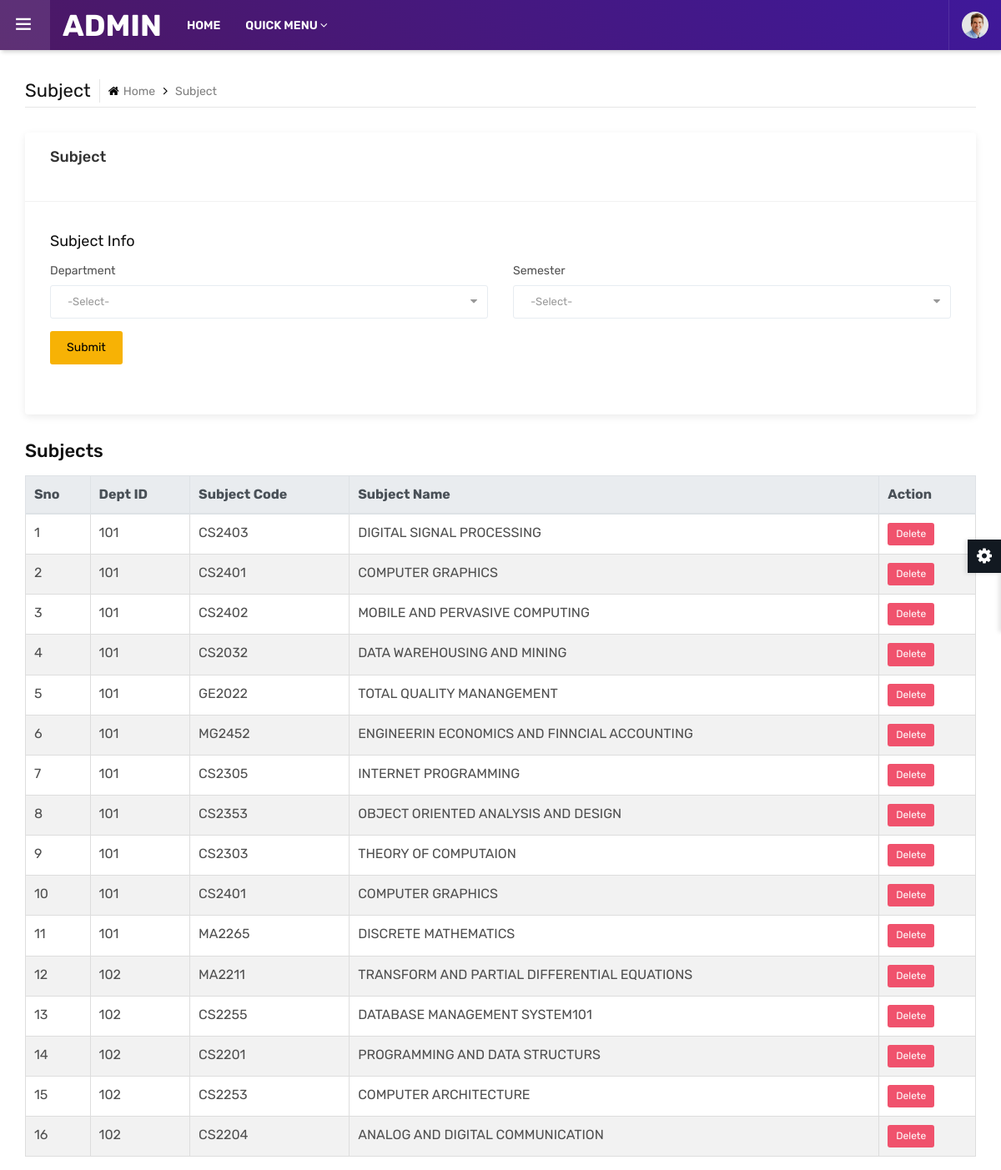
/admin/view_subject.php (signed in), run on the app's committed database.
### tables this page shows
CREATE TABLE `subject` (
  `id` int(11) NOT NULL,
  `deptid` varchar(20) NOT NULL,
  `level` varchar(20) NOT NULL,
  `degree` varchar(20) NOT NULL,
  `major` varchar(30) NOT NULL,
  `sem` int(11) NOT NULL,
  `subid` varchar(20) NOT NULL,
  `subject` varchar(50) NOT NULL
);

### admin/view_subject.php (the view, shortened to what this page needs)
<?php include("headlink.php");?>
<?php
extract($_POST);
if(isset($btnSubmit))
{
$view_qry1=mysql_query("select * from subject where deptid='$deptid' && sem='$sem'");
}
else
{
$view_qry1=mysql_query("select * from subject");
}
?>
<main class="ttr-wrapper">
		<div class="container-fluid">
			<div class="db-breadcrumb">
				<h4 class="breadcrumb-title">Subject</h4>
				<ul class="db-breadcrumb-list">
					<li><a href="#"><i class="fa fa-home"></i>Home</a></li>
					<li>Subject</li>
				</ul>
			</div>
			<div class="row">
				<div class="col-lg-12 m-b30">
					<div class="widget-box">
						<div class="wc-title">
							<h4>Subject</h4>
                            <br>
						</div>
                      	<div class="widget-inner">
							<form action="" method="post" class="edit-profile m-b30">
								<div class="row">
									<div class="col-12">
										<div class="ml-auto">
											<h3>Subject Info</h3>
										</div>
									</div>
                                    <div class="form-group col-6">
                                        <label class="col-form-label">Department</label>
                                        <div>
                                            <select name="deptid" id="" class="form-control" style="color: black;">
                                            <option value="">-Select-</option>
                                            </select>
                                        </div>
                                    </div>
                                    <div class="form-group col-6">
                                        <label class="col-form-label">Semester</label>
                                        <div>
                                            <select name="sem" id="" class="form-control" style="color: black;">
                                            <option value="0">-Select-</option>
                                            </select>
                                        </div>
                                    </div>
									<div class="col-12">
										<button type="submit" name="btnSubmit" class="btn">Submit</button>
									</div>
								</div>
						</div>
					</div>
				</div>
			</div>
		</div>
        <div class="container">
                    <h4>Subjects</h4>
            <form action="" method="post">
                <table class="table">
                <thead class="thead-light">
                    <tr>
                    <th>Sno</th>
                    <th>Dept ID</th>
                    <th>Subject Code</th>
                    <th>Subject Name</th>
                    <th>Action</th>
                    </tr>
                </thead>
                <tbody>
                <?php $i=0;
                while($row1=mysql_fetch_array($view_qry1))
                { $i++;
                ?>
                    <tr>
                    <td><?php echo $i; ?></td>
                    <td><?php echo $row1['deptid']; ?></td>
                    <td><?php echo $row1['subid']; ?></td>
                    <td><?php echo $row1['subject']; ?></td>
                    <td><a href="view_subject.php?act=del&id=<?php echo $row1['id']; ?>" class="btn button-sm red">Delete</a></td>
                    </tr>
                    <?php } ?>
                </tbody>
                </table>
                </form>
            </div>
	</main>
</body>
</html>

### admin/headlink.php (shortened to what this page needs)
<!DOCTYPE html>
<html lang="en">
<head>
	<link rel="stylesheet" type="text/css" href="assets/css/assets.css">
	<link rel="stylesheet" type="text/css" href="assets/vendors/calendar/fullcalendar.css">
	<link rel="stylesheet" type="text/css" href="assets/css/typography.css">
	<link rel="stylesheet" type="text/css" href="assets/css/shortcodes/shortcodes.css">
	<link rel="stylesheet" type="text/css" href="assets/css/style.css">
	<link rel="stylesheet" type="text/css" href="assets/css/dashboard.css">
	<link class="skin" rel="stylesheet" type="text/css" href="assets/css/color/color-1.css">
</head>
<body class="ttr-opened-sidebar ttr-pinned-sidebar">
	<header class="ttr-header">
		<div class="ttr-header-wrapper">
			<div class="ttr-toggle-sidebar ttr-material-button">
				<i class="ti-menu ttr-close-icon"></i>
			</div>
			<div class="ttr-logo-box">
				<div>
					<a href="index.php" class="ttr-logo">
						<h1 style="color:white">ADMIN</h1>
					</a>
				</div>
			</div>
			<div class="ttr-header-menu">
				<ul class="ttr-header-navigation">
					<li>
						<a href="index.php" class="ttr-material-button ttr-submenu-toggle">HOME</a>
					</li>
					<li>
						<a href="#" class="ttr-material-button ttr-submenu-toggle">QUICK MENU <i class="fa fa-angle-down"></i></a>
					</li>
				</ul>
			</div>
			<div class="ttr-header-right ttr-with-seperator">
				<ul class="ttr-header-navigation">
					<li>
						<a href="#" class="ttr-material-button ttr-submenu-toggle"><span class="ttr-user-avatar"><img alt="" src="assets/images/testimonials/pic3.jpg" width="32" height="32"></span></a>
					</li>
				</ul>
			</div>
		</div>
	</header>

### admin/assets/css/typography.css (style rules this page uses)
body { background-color: #fff; font-family: Rubik; font-size: 16px; font-weight: 400; color:#505050; padding: 0; margin: 0; overflow-x: hidden; -webkit-font-smoothing: antialiased; font-smoothing: antialiased; -moz-osx-font-smoothing: grayscale; scroll-behavior: smooth; }
a { color: #6f6f6f; outline: 0 none; text-decoration: none; }
img { border-style: none; height: auto; max-width: 100%; vertical-align: middle; }
section, article, aside, details, figcaption, figure, footer, header, hgroup, main, menu, nav, summary { display: block; }
table { background-color: transparent; width: 100%; }
table thead th { color: #333; }
table td { padding: 15px 10px; }
p, address, pre, hr, ul, ol, dl, dd, table { margin-bottom: 24px; }
h1, h2, h3, h4, h5, h6 { color: #111111; font-family: rubik; margin-top:0; }
h1 { font-size: 36px; line-height: 45px; margin-bottom: 25px; font-weight: 700; }
h3 { font-size: 28px; line-height: 35px; margin-bottom: 20px; font-weight: 700; }
h4 { font-size: 22px; line-height: 28px; margin-bottom: 15px; font-weight: 500; }
dl, ul, ol { list-style-position: outside; padding: 0; }
ul, ol { margin-bottom: 24px; }
ul li, ol li { padding: 0; }
.m-b30 { margin-bottom: 30px; }

### admin/assets/css/style.css (style rules this page uses)
.edit-profile h3 { font-size: 18px; font-weight: 400; margin: 0; }
.edit-profile .col-form-label { font-size:14px; font-weight: 400; }
.edit-profile { padding:30px; }
.edit-profile .form-group { margin-bottom: 15px; }

### admin/assets/css/color/color-1.css (style rules this page uses)
:root { --primary: #4c1864; --sc-primary: #4d0a91; }
.bg-primary,.btn,.comments-area .comment-form p input[type="submit"],.pagination > .active > a,.pagination > .active > span,.pagination > .active > a:hover,.pagination > .active > span:hover,.pagination > .active > a:focus,.pagination > .active > span:focus,.feature-filters .active > [class*="btn"],.list-num-count > li:before,.pagination-bx.primary .pagination > li > a, .pagination-bx.primary .pagination > li > span,button.back-to-top,.rev-btn { background-color: #4c1864; }
a,.text-primary,.primary li:before,.menu-links .nav > li.active > a,.menu-links .nav > li:hover > a,.menu-links .nav > li .mega-menu > li ul a:hover,.menu-links .nav > li .sub-menu li:hover > a,footer a:active,footer a:focus,footer a:hover,footer h1 a,footer h2 a,footer h3 a,footer h4 a,footer h5 a,footer h6 a,footer p a,.testimonial-1 .testimonial-position,.acod-head a:after,.acod-head a,.acod-head a:hover,.acod-head a.collapsed:hover,.ttr-tabs .nav-tabs > li > a i,h1 a:hover,h2 a:hover,h3 a:hover,h4 a:hover,h5 a:hover,h6 a:hover,.btn.outline,.btn-link:hover { color: #4c1864; }
.ttr-notify-header::after,.widget-bg1,.ttr-search-bar,.ttr-header,.ovpr-dark:after, .pricingtable-main,.account-head:after { background: #4c1864; background: -moz-linear-gradient(45deg, #4c1864 0%, #3f189a 100%); background: -webkit-linear-gradient(45deg, #4c1864 0%,#3f189a 100%); background: linear-gradient(45deg, #4c1864 0%,#3f189a 100%); filter: progid:DXImageTransform.Microsoft.gradient( startColorstr='#4c1864', endColorstr='#3f189a',GradientType=1 ); }
.course-info-list ul li a.active, .course-info-list ul li a:hover,.btn,.profile-tabnav .nav li a.active,button.back-to-top,.upcoming-event-carousel.owl-btn-1 .owl-prev, .upcoming-event-carousel.owl-btn-1 .owl-next,.courses-carousel .owl-nav .owl-next, .courses-carousel .owl-nav .owl-prev, .recent-news-carousel .owl-nav .owl-next, .recent-news-carousel .owl-nav .owl-prev, .testimonial-carousel .owl-nav .owl-next, .testimonial-carousel .owl-nav .owl-prev { background-color:#f7b205; color:#000; }

### admin/assets/css/shortcodes/button.css (style rules this page uses)
.btn { -moz-user-select: none; border: 1px solid rgba(0, 0, 0, 0); border-radius: 4px; display: inline-block; font-size: 16px; font-weight: 400; line-height: 1.25; padding: 8px 16px; text-align: center; transition: all 0.2s ease-in-out 0s; vertical-align: middle; white-space: nowrap; }
.btn, .btn-secondry { color: #fff; padding: 10px 20px; display: inline-block; font-size: 14px; outline: none; cursor: pointer; outline: none; border-width: 0; border-style: solid; border-color: transparent; line-height: 1.42857; border-radius: 3px; font-weight: 400; text-align:center; font-family: rubik; }
.btn { background-color: #EFBB20; }
.button-sm { padding: 5px 10px; font-size: 12px; }
.btn.red { background-color: #f0526d; color: #fff; }

### admin/assets/css/shortcodes/breadcrumb.css (style rules this page uses)
.table > tbody > tr > td, .table > tbody > tr > th, .table > tfoot > tr > td, .table > tfoot > tr > th, .table > thead > tr > td, .table > thead > tr > th { padding: 10px; }

### data on the page
subject: deptid "101", subid "CS2403", subject "DIGITAL SIGNAL PROCESSING"
subject: deptid "101", subid "CS2401", subject "COMPUTER GRAPHICS"
subject: deptid "101", subid "CS2402", subject "MOBILE AND PERVASIVE COMPUTING"
subject: deptid "101", subid "CS2032", subject "DATA WAREHOUSING AND MINING"
subject: deptid "101", subid "GE2022", subject "TOTAL QUALITY MANANGEMENT"
subject: deptid "101", subid "MG2452", subject "ENGINEERIN ECONOMICS AND FINNCIAL ACCOUNTING"
subject: deptid "101", subid "CS2305", subject "INTERNET PROGRAMMING"
subject: deptid "101", subid "CS2353", subject "OBJECT ORIENTED ANALYSIS AND DESIGN"
subject: deptid "101", subid "CS2303", subject "THEORY OF COMPUTAION"
subject: deptid "101", subid "CS2401", subject "COMPUTER GRAPHICS"
subject: deptid "101", subid "MA2265", subject "DISCRETE MATHEMATICS"
subject: deptid "102", subid "MA2211", subject "TRANSFORM AND PARTIAL DIFFERENTIAL EQUATIONS"
subject: deptid "102", subid "CS2255", subject "DATABASE MANAGEMENT SYSTEM101"
subject: deptid "102", subid "CS2201", subject "PROGRAMMING AND DATA STRUCTURS"
subject: deptid "102", subid "CS2253", subject "COMPUTER ARCHITECTURE"
subject: deptid "102", subid "CS2204", subject "ANALOG AND DIGITAL COMMUNICATION"
